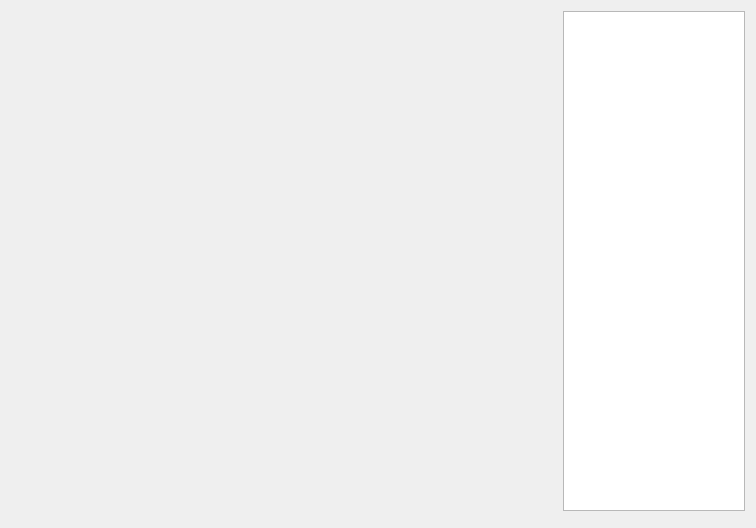
<?xml version="1.0" encoding="UTF-8"?>
<ui version="4.0">
 <class>VisualizationWorkspace</class>
 <widget class="QWidget" name="VisualizationWorkspace">
  <property name="geometry">
   <rect>
    <x>0</x>
    <y>0</y>
    <width>756</width>
    <height>528</height>
   </rect>
  </property>
  <property name="windowTitle">
   <string>Form</string>
  </property>
  <layout class="QGridLayout" name="gridLayout">
   <item row="0" column="0">
    <widget class="TrackingVideoWidget" name="trackingVideoWidget" native="true">
     <property name="sizePolicy">
      <sizepolicy hsizetype="Preferred" vsizetype="Preferred">
       <horstretch>6</horstretch>
       <verstretch>6</verstretch>
      </sizepolicy>
     </property>
    </widget>
   </item>
   <item row="0" column="1">
    <widget class="QTreeView" name="treeView">
     <property name="sizePolicy">
      <sizepolicy hsizetype="Expanding" vsizetype="Expanding">
       <horstretch>2</horstretch>
       <verstretch>0</verstretch>
      </sizepolicy>
     </property>
    </widget>
   </item>
   <item row="1" column="0" colspan="2">
    <widget class="TrackingVideoControl" name="videoControl" native="true">
     <property name="sizePolicy">
      <sizepolicy hsizetype="Minimum" vsizetype="Preferred">
       <horstretch>0</horstretch>
       <verstretch>0</verstretch>
      </sizepolicy>
     </property>
    </widget>
   </item>
  </layout>
 </widget>
 <customwidgets>
  <customwidget>
   <class>TrackingVideoControl</class>
   <extends>QWidget</extends>
   <header location="global">fort/studio/widget/TrackingVideoControl.hpp</header>
   <container>1</container>
  </customwidget>
  <customwidget>
   <class>TrackingVideoWidget</class>
   <extends>QWidget</extends>
   <header location="global">fort/studio/widget/TrackingVideoWidget.hpp</header>
   <container>1</container>
  </customwidget>
 </customwidgets>
 <resources/>
 <connections/>
</ui>
